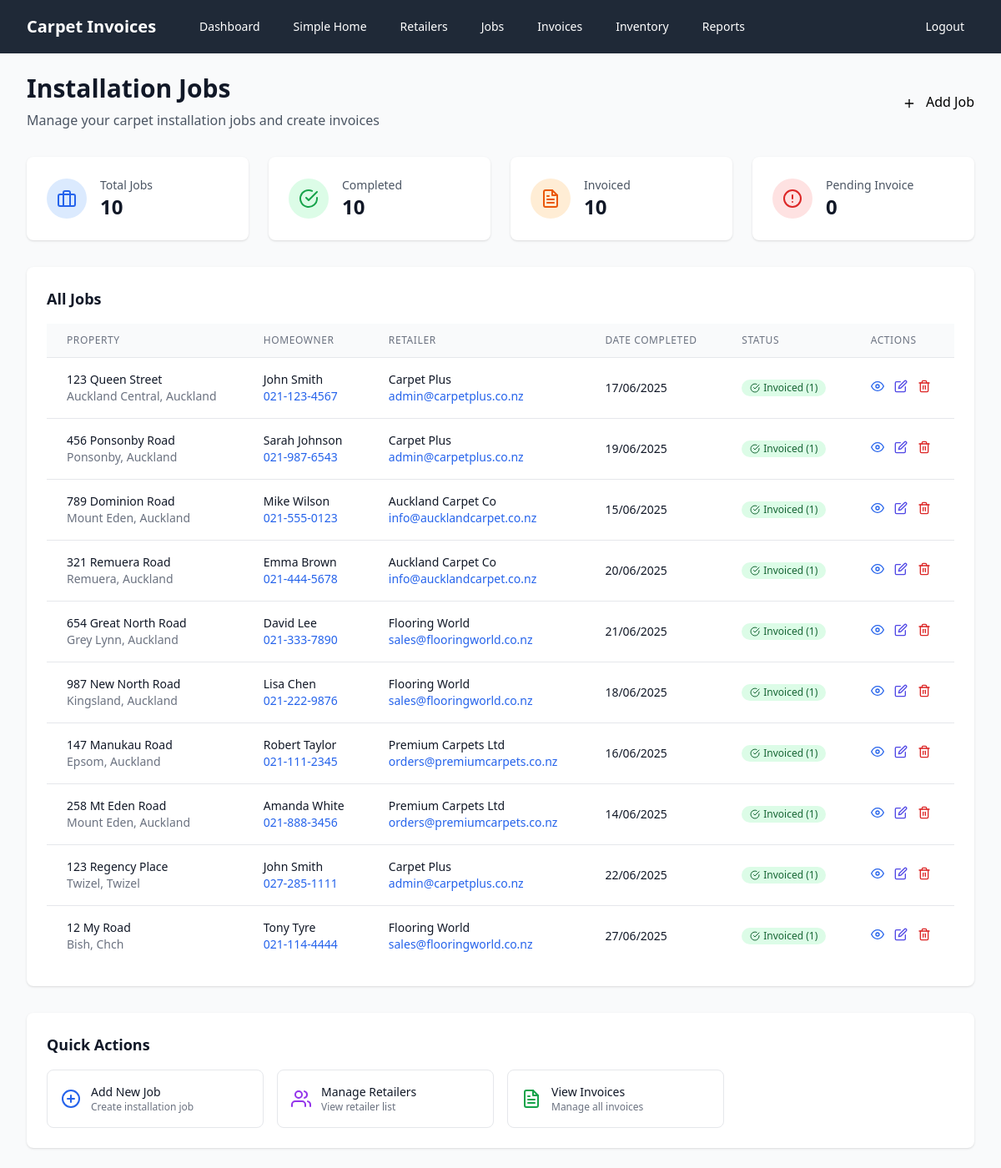
The app's page /jobs (signed in) with its own data.
### models.py (models this page shows, shortened)
class Job(db.Model):
    id = db.Column(db.Integer, primary_key=True)
    street_address = db.Column(db.String(200), nullable=False)
    suburb = db.Column(db.String(100), nullable=False)
    town_city = db.Column(db.String(100), nullable=False)
    retailer_id = db.Column(db.Integer, ForeignKey('retailer.id'), nullable=False)
    homeowner_name = db.Column(db.String(100), nullable=False)
    homeowner_phone = db.Column(db.String(20), nullable=False)
    date_completed = db.Column(db.Date, nullable=False)
    retailer = relationship("Retailer", back_populates="jobs")
    invoices = relationship("Invoice", back_populates="job")

class Retailer(db.Model):
    id = db.Column(db.Integer, primary_key=True)
    name = db.Column(db.String(100), nullable=False)
    email = db.Column(db.String(120), nullable=False)
    phone = db.Column(db.String(20), nullable=False)
    jobs = relationship("Job", back_populates="retailer")

### app.py (the view)
@app.route('/jobs')
@login_required
def jobs():
    jobs_list = db.session.query(Job).join(Retailer).all()
    return render_template('jobs.html', jobs=jobs_list)

### app.py (called while the page is built)
def login_required(f):
    from functools import wraps
    @wraps(f)
    def decorated_function(*args, **kwargs):
        if not session.get('logged_in'):
            return redirect(url_for('login'))
        return f(*args, **kwargs)
    return decorated_function

@app.template_filter('nz_date')
def nz_date_filter(date):
    if date:
        return date.strftime('%d/%m/%Y')
    return ''

### templates/jobs.html (shortened to what this page needs)
{% extends "base.html" %}
{% block content %}
<div class="flex flex-col sm:flex-row justify-between items-start sm:items-center mb-8">
    <div>
        <h1 class="text-3xl font-bold text-gray-900">Installation Jobs</h1>
        <p class="mt-2 text-gray-600">Manage your carpet installation jobs and create invoices</p>
    </div>
    <div class="mt-4 sm:mt-0">
        <a href="{{ url_for('add_job') }}" class="btn-primary">
            <i data-feather="plus" class="inline h-4 w-4 mr-2"></i>
            Add Job
        </a>
    </div>
</div>
<div class="grid grid-cols-1 md:grid-cols-4 gap-6 mb-8">
    <div class="bg-white rounded-lg shadow p-6">
        <div class="flex items-center">
            <div class="p-3 rounded-full bg-blue-100">
                <i data-feather="briefcase" class="h-6 w-6 text-blue-600"></i>
            </div>
            <div class="ml-4">
                <p class="text-sm font-medium text-gray-600">Total Jobs</p>
                <p class="text-2xl font-bold text-gray-900">{{ jobs|length }}</p>
            </div>
        </div>
    </div>
    <div class="bg-white rounded-lg shadow p-6">
        <div class="flex items-center">
            <div class="p-3 rounded-full bg-green-100">
                <i data-feather="check-circle" class="h-6 w-6 text-green-600"></i>
            </div>
            <div class="ml-4">
                <p class="text-sm font-medium text-gray-600">Completed</p>
                <p class="text-2xl font-bold text-gray-900">{{ jobs|length }}</p>
            </div>
        </div>
    </div>
    <div class="bg-white rounded-lg shadow p-6">
        <div class="flex items-center">
            <div class="p-3 rounded-full bg-orange-100">
                <i data-feather="file-text" class="h-6 w-6 text-orange-600"></i>
            </div>
            <div class="ml-4">
                <p class="text-sm font-medium text-gray-600">Invoiced</p>
                <p class="text-2xl font-bold text-gray-900">
                    {{ jobs|selectattr('invoices')|list|length }}
                </p>
            </div>
        </div>
    </div>
    <div class="bg-white rounded-lg shadow p-6">
        <div class="flex items-center">
            <div class="p-3 rounded-full bg-red-100">
                <i data-feather="alert-circle" class="h-6 w-6 text-red-600"></i>
            </div>
            <div class="ml-4">
                <p class="text-sm font-medium text-gray-600">Pending Invoice</p>
                <p class="text-2xl font-bold text-gray-900">
                    {{ jobs|rejectattr('invoices')|list|length }}
                </p>
            </div>
        </div>
    </div>
</div>
<div class="bg-white rounded-lg shadow">
    <div class="p-6">
        <h2 class="text-lg font-semibold text-gray-900 mb-4">All Jobs</h2>
        {% if jobs %}
        <div class="overflow-x-auto">
            <table class="min-w-full divide-y divide-gray-200">
                <thead class="bg-gray-50">
                    <tr>
                        <th class="px-6 py-3 text-left text-xs font-medium text-gray-500 uppercase tracking-wider">
                            Property
                        </th>
                        <th class="px-6 py-3 text-left text-xs font-medium text-gray-500 uppercase tracking-wider">
                            Homeowner
                        </th>
                        <th class="px-6 py-3 text-left text-xs font-medium text-gray-500 uppercase tracking-wider">
                            Retailer
                        </th>
                        <th class="px-6 py-3 text-left text-xs font-medium text-gray-500 uppercase tracking-wider">
                            Date Completed
                        </th>
                        <th class="px-6 py-3 text-left text-xs font-medium text-gray-500 uppercase tracking-wider">
                            Status
                        </th>
                        <th class="px-6 py-3 text-left text-xs font-medium text-gray-500 uppercase tracking-wider">
                            Actions
                        </th>
                    </tr>
                </thead>
                <tbody class="bg-white divide-y divide-gray-200">
                    {% for job in jobs %}
                    <tr class="hover:bg-gray-50">
                        <td class="px-6 py-4 whitespace-nowrap">
                            <div class="text-sm font-medium text-gray-900">{{ job.street_address }}</div>
                            <div class="text-sm text-gray-500">{{ job.suburb }}, {{ job.town_city }}</div>
                        </td>
                        <td class="px-6 py-4 whitespace-nowrap">
                            <div class="text-sm text-gray-900">{{ job.homeowner_name }}</div>
                            <div class="text-sm text-gray-500">
                                <a href="tel:{{ job.homeowner_phone }}" class="text-blue-600 hover:text-blue-800">
                                    {{ job.homeowner_phone }}
                                </a>
                            </div>
                        </td>
                        <td class="px-6 py-4 whitespace-nowrap">
                            <div class="text-sm text-gray-900">{{ job.retailer.name }}</div>
                            <div class="text-sm text-gray-500">
                                <a href="mailto:{{ job.retailer.email }}" class="text-blue-600 hover:text-blue-800">
                                    {{ job.retailer.email }}
                                </a>
                            </div>
                        </td>
                        <td class="px-6 py-4 whitespace-nowrap text-sm text-gray-900">
                            {{ job.date_completed | nz_date }}
                        </td>
                        <td class="px-6 py-4 whitespace-nowrap">
                            {% if job.invoices %}
                                <span class="inline-flex items-center px-2.5 py-0.5 rounded-full text-xs font-medium bg-green-100 text-green-800">
                                    <i data-feather="check-circle" class="w-3 h-3 mr-1"></i>
                                    Invoiced ({{ job.invoices|length }})
                                </span>
                            {% else %}
                                <span class="inline-flex items-center px-2.5 py-0.5 rounded-full text-xs font-medium bg-yellow-100 text-yellow-800">
                                    <i data-feather="clock" class="w-3 h-3 mr-1"></i>
                                    Pending Invoice
                                </span>
                            {% endif %}
                        </td>
                        <td class="px-6 py-4 whitespace-nowrap text-sm font-medium">
                            <div class="flex space-x-3">
                                {% if not job.invoices %}
                                    <a href="{{ url_for('add_invoice', job_id=job.id) }}"
                                       class="text-green-600 hover:text-green-800"
                                       title="Create Invoice">
                                        <i data-feather="file-plus" class="h-4 w-4"></i>
                                    </a>
                                {% else %}
                                    <a href="{{ url_for('invoice_preview', invoice_id=job.invoices[0].id) }}"
                                       class="text-blue-600 hover:text-blue-800"
                                       title="View Invoice">
                                        <i data-feather="eye" class="h-4 w-4"></i>
                                    </a>
                                {% endif %}
                                <a href="{{ url_for('edit_job', job_id=job.id) }}" class="text-indigo-600 hover:text-indigo-800" title="Edit Job">
                                    <i data-feather="edit" class="h-4 w-4"></i>
                                </a>
                                <form method="POST" action="{{ url_for('delete_job', job_id=job.id) }}" class="inline delete-form">
                                    <button type="submit" class="text-red-600 hover:text-red-800" title="Delete Job">
                                        <i data-feather="trash-2" class="h-4 w-4"></i>
                                    </button>
                                </form>
                            </div>
                        </td>
                    </tr>
                    {% endfor %}
                </tbody>
            </table>
        </div>
        {% endif %}
    </div>
</div>
{% if jobs %}
<div class="mt-8 bg-white rounded-lg shadow">
    <div class="p-6">
        <h3 class="text-lg font-semibold text-gray-900 mb-4">Quick Actions</h3>
        <div class="grid grid-cols-1 sm:grid-cols-2 lg:grid-cols-4 gap-4">
            {% set pending_jobs = jobs|rejectattr('invoices')|list %}
            <a href="{{ url_for('add_job') }}" class="flex items-center p-4 border border-gray-200 rounded-lg hover:bg-gray-50 transition duration-200">
                <div class="flex-shrink-0">
                    <i data-feather="plus-circle" class="h-6 w-6 text-blue-600"></i>
                </div>
                <div class="ml-3">
                    <p class="text-sm font-medium text-gray-900">Add New Job</p>
                    <p class="text-xs text-gray-500">Create installation job</p>
                </div>
            </a>
            <a href="{{ url_for('retailers') }}" class="flex items-center p-4 border border-gray-200 rounded-lg hover:bg-gray-50 transition duration-200">
                <div class="flex-shrink-0">
                    <i data-feather="users" class="h-6 w-6 text-purple-600"></i>
                </div>
                <div class="ml-3">
                    <p class="text-sm font-medium text-gray-900">Manage Retailers</p>
                    <p class="text-xs text-gray-500">View retailer list</p>
                </div>
            </a>
            <a href="{{ url_for('invoices') }}" class="flex items-center p-4 border border-gray-200 rounded-lg hover:bg-gray-50 transition duration-200">
                <div class="flex-shrink-0">
                    <i data-feather="file-text" class="h-6 w-6 text-green-600"></i>
                </div>
                <div class="ml-3">
                    <p class="text-sm font-medium text-gray-900">View Invoices</p>
                    <p class="text-xs text-gray-500">Manage all invoices</p>
                </div>
            </a>
        </div>
    </div>
</div>
{% endif %}
{% endblock %}

### templates/base.html (style rules this page uses)
.btn-primary { @apply bg-blue-600 hover:bg-blue-700 text-white font-semibold py-3 px-6 rounded-lg transition duration-200; }

### records on screen
Job: street_address "123 Queen Street", suburb "Auckland Central", town_city "Auckland", homeowner_name "John Smith", homeowner_phone "021-123-4567", retailer.name "Carpet Plus", retailer.email "admin@carpetplus.co.nz", date_completed|nz_date "17/06/2025", invoices|length "1"
Job: street_address "456 Ponsonby Road", suburb "Ponsonby", town_city "Auckland", homeowner_name "Sarah Johnson", homeowner_phone "021-987-6543", retailer.name "Carpet Plus", retailer.email "admin@carpetplus.co.nz", date_completed|nz_date "19/06/2025", invoices|length "1"
Job: street_address "789 Dominion Road", suburb "Mount Eden", town_city "Auckland", homeowner_name "Mike Wilson", homeowner_phone "021-555-0123", retailer.name "Auckland Carpet Co", retailer.email "info@aucklandcarpet.co.nz", date_completed|nz_date "15/06/2025", invoices|length "1"
Job: street_address "321 Remuera Road", suburb "Remuera", town_city "Auckland", homeowner_name "Emma Brown", homeowner_phone "021-444-5678", retailer.name "Auckland Carpet Co", retailer.email "info@aucklandcarpet.co.nz", date_completed|nz_date "20/06/2025", invoices|length "1"
Job: street_address "654 Great North Road", suburb "Grey Lynn", town_city "Auckland", homeowner_name "David Lee", homeowner_phone "021-333-7890", retailer.name "Flooring World", retailer.email "sales@flooringworld.co.nz", date_completed|nz_date "21/06/2025", invoices|length "1"
Job: street_address "987 New North Road", suburb "Kingsland", town_city "Auckland", homeowner_name "Lisa Chen", homeowner_phone "021-222-9876", retailer.name "Flooring World", retailer.email "sales@flooringworld.co.nz", date_completed|nz_date "18/06/2025", invoices|length "1"
Job: street_address "147 Manukau Road", suburb "Epsom", town_city "Auckland", homeowner_name "Robert Taylor", homeowner_phone "021-111-2345", retailer.name "Premium Carpets Ltd", retailer.email "orders@premiumcarpets.co.nz", date_completed|nz_date "16/06/2025", invoices|length "1"
Job: street_address "258 Mt Eden Road", suburb "Mount Eden", town_city "Auckland", homeowner_name "Amanda White", homeowner_phone "021-888-3456", retailer.name "Premium Carpets Ltd", retailer.email "orders@premiumcarpets.co.nz", date_completed|nz_date "14/06/2025", invoices|length "1"
Job: street_address "123 Regency Place", suburb "Twizel", town_city "Twizel", homeowner_name "John Smith", homeowner_phone "027-285-1111", retailer.name "Carpet Plus", retailer.email "admin@carpetplus.co.nz", date_completed|nz_date "22/06/2025", invoices|length "1"
Job: street_address "12 My Road", suburb "Bish", town_city "Chch", homeowner_name "Tony Tyre", homeowner_phone "021-114-4444", retailer.name "Flooring World", retailer.email "sales@flooringworld.co.nz", date_completed|nz_date "27/06/2025", invoices|length "1"

### other values on screen
{{ jobs|length }} "10"
{{ jobs|selectattr('invoices')|list|length }} "10"
{{ jobs|rejectattr('invoices')|list|length }} "0"
